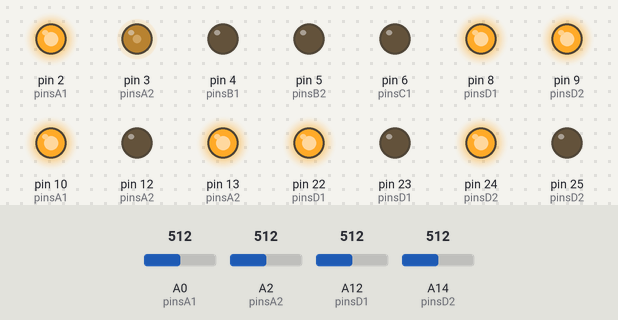
Bench run of a sketch on a simulated Arduino Mega 2560, built with avr-gcc and run on an emulated ATmega2560. Parts: output pins drawn as LEDs (lit = HIGH). Inputs (shaded band) come from the test bench; at power-on: A0 (pinsA1) = 512, A2 (pinsA2) = 512, A14 (pinsD2) = 512, A12 (pinsD1) = 512.

Above: at 1.27 s.
1.3 s: A0 (pinsA1) set to 538
4.3 s: A0 (pinsA1) set to 566
At 6.61 s:
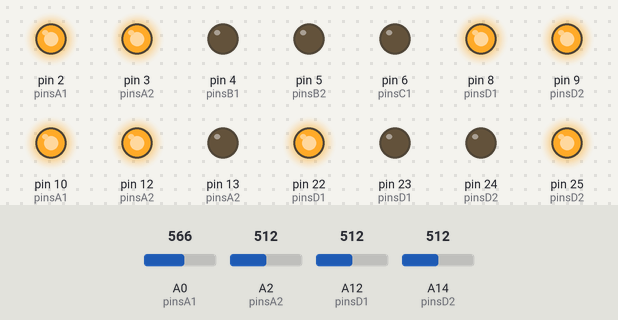
7.3 s: A2 (pinsA2) set to 716
At 8.21 s:
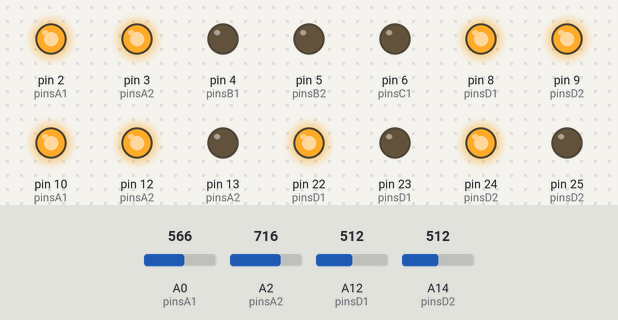
10.3 s: A14 (pinsD2) set to 306
At 12.18 s:
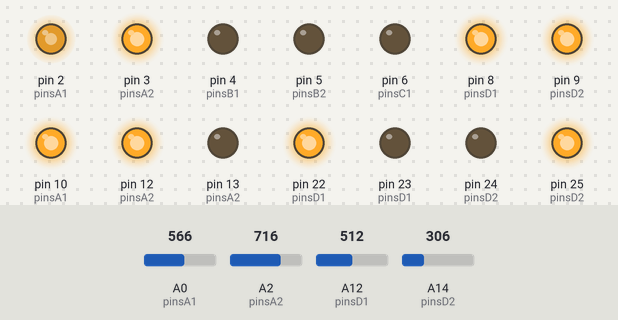
13.3 s: A12 (pinsD1) set to 306
At 13.9 s:
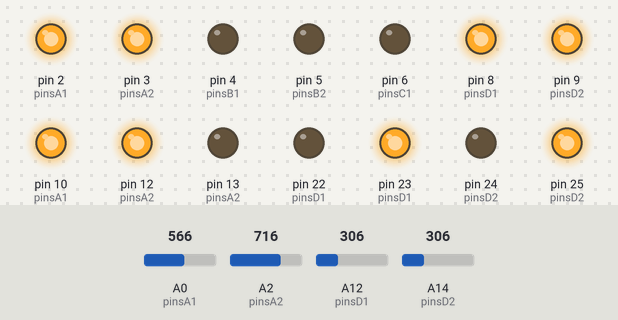
16.3 s: A2 (pinsA2) set to 306
At 17.2 s:
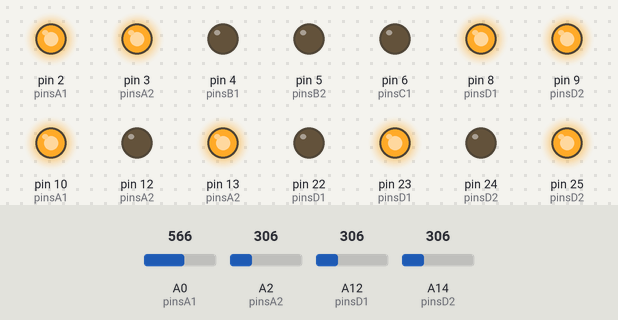
Timing chart, 0 to 20.3 s (numbered marks = the images above; inputs shaded):
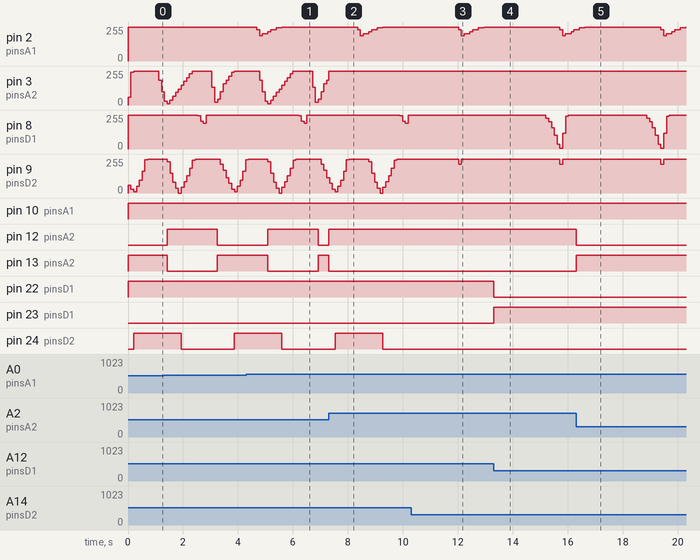

Measured:
- the behaviour switches between 552 and 553 on A0 (pinsA1) (found by bisection; images 0 and 1)
- after the input at 4.3 s, pin 2 (pinsA1): 255/255 → 235/255 after 0.38 s, → 190/255 0.10 s later, → 205/255 0.10 s later, → 220/255 0.20 s later, … (7 changes in this stretch)
- after the input at 7.3 s, pin 12 (pinsA2): LOW → HIGH after 0.00 s instead of 1.5 s; pin 13 (pinsA2): HIGH → LOW after 0.00 s instead of 1.5 s
- after the input at 10.3 s, pin 24 (pinsD2): stays LOW (without the input it goes to HIGH after 0.91 s); pin 25 (pinsD2): stays HIGH (without the input it goes to LOW after 0.91 s)
- after the input at 13.3 s, pin 22 (pinsD1): HIGH → LOW at once; pin 23 (pinsD1): LOW → HIGH at once
- after the input at 16.3 s, pin 12 (pinsA2): HIGH → LOW at once; pin 13 (pinsA2): LOW → HIGH at once

The sketch:

LegTest.ino
```cpp
#include "RobotLeg.h"

const int pinsA1[4] = {10,11,2,A0};
const int pinsA2[4] = {13,12,3,A2};
const int pinsB1[4] = {14,15,4,A4};
const int pinsB2[4] = {16,17,5,A6};
const int pinsC1[4]= {19,18,6,A8};
const int pinsC2[4]= {20,21,7,A10};
const int pinsD1[4]= {23,22,8,A12};
const int pinsD2[4]= {25,24,9,A14};
const float kA1[3] = {3.0,5.0,0.005}; // PID values, kp, kd, ki
const float kA2[3] = {3.0,5.0,0.005}; // PID values, kp, kd, ki
const float kB1[3] = {3.0,5.0,0.005}; // PID values, kp, kd, ki
const float kB2[3] = {3.0,5.0,0.005}; // PID values, kp, kd, ki
const float kC1[3] = {3.0,5.0,0.005}; // PID values, kp, kd, ki
const float kC2[3] = {3.0,5.0,0.005}; // PID values, kp, kd, ki
const float kD1[3] = {3.0,5.0,0.005}; // PID values, kp, kd, ki
const float kD2[3] = {3.0,5.0,0.005}; // PID values, kp, kd, ki
const float kB[3] = {5.0,1.5,0.00001}; // PID values, kp, kd, ki
const int refsA1[2] = {510,255}; //analog reference for angle 0 and 90 (from the horizontal)
const int refsA2[2] = {510,255};
const int refsB1[2] = {510,255};
const int refsB2[2] = {510,255};
const int refsC1[2] = {510,255}; //analog reference for angle 0 and 90 (from the horizontal)
const int refsC2[2] = {510,255};
const int refsD1[2] = {510,255};
const int refsD2[2] = {510,255};
const int refsA[2] = {510,255};

const int refsA45[2] = {638,383};
const int refsB45[2] = {383,128};
const int refsC45[2] = {383,128};
const int refsD45[2] = {128,383};


RobotLeg * L11;
RobotLeg * L12;
RobotLeg * L21;
RobotLeg * L22;

float leglengths[2] = {50.0,55.0};

unsigned long timer = 0;
unsigned long dt = 100;
unsigned long timer2 = 0;
unsigned long dt2 = 1;

float x0 = 0;
float y0 = 0;
float x = -50;
float y = 50;

String input = "";

//elliptical

float a = 30.0;
float b = 12.0;
float c = 10.0;
float d = 0.0;

float r = 0.5;
float theta = 0;

void setup() {

L11 = new RobotLeg(leglengths,1);
L11 -> create_motors();
L11 -> setup_motors(pinsA1,kB,refsA45,pinsA2,kB,refsA);
L12 = new RobotLeg(leglengths,-1);
L12 -> create_motors();
L12 -> setup_motors(pinsB1,kB,refsB45,pinsB2,kB,refsA);
L21 = new RobotLeg(leglengths,-1);
L21 -> create_motors();
L21 -> setup_motors(pinsC1,kB,refsA45,pinsC2,kB,refsA);
L22 = new RobotLeg(leglengths,-1);
L22 -> create_motors();
L22 -> setup_motors(pinsD1,kB,refsB45,pinsD2,kB,refsA);
Serial.begin(9600);
timer=millis();
timer2=millis();
pinMode(28,OUTPUT);
digitalWrite(28,HIGH);
pinMode(29,OUTPUT);
digitalWrite(29,HIGH);
pinMode(30,OUTPUT);
digitalWrite(30,HIGH);
pinMode(31,OUTPUT);
digitalWrite(31,HIGH);

}

void loop() {

// if(millis()-timer>=dt){
// // r=a*b/(sqrt(a*sin(theta)*a*sin(theta)+b*cos(theta)*b*cos(theta)));
// timer=millis();
// d=d+r;
// if(d>=5){
// r=-r;
// }
// if(d<=-25){
// r=-r;
// }
// }


// if(Serial.available()>0){

// d=Serial.parseInt()*1.0;

// }


if(millis()-timer>=dt){


r=a*b/sqrt(b*sin(theta)*b*sin(theta)+a*cos(theta)*a*cos(theta));
theta=(theta*4068/71)-c;
timer=millis();
theta=theta*71/4068;


}

if(millis()-timer2>=dt2){

timer2=millis();
L11->goToI(x-x0+r*cos(theta),y-y0+r*sin(theta),255);
//L12->goToI(x-x0+r*cos(theta),y-y0+r*sin(theta),255);
//L21->goToI(x-x0+r*cos(theta+180),y-y0+r*sin(theta+180),255);
L22->goToI(x-x0+r*cos(theta+180),y-y0+r*sin(theta+180),255);

}

// L11->goToF(-55,-d,255);
// L12->goToF(55,d,255);
// L21->goToF(-55,-d,255);
// L22->goToF(55,d,255);

}
```

N20SEA.cpp
```cpp
#include "N20SEA.h"

N20SEA::N20SEA(){

}

N20SEA::~N20SEA()
{
    //dtor
}

int N20SEA::sval2(){

int s2 = analogRead(_senspin);
return s2;

}

int N20SEA::torque(){

int r = 5*(sval() - sval2());
return r;

}

float N20SEA::setKgradB(){ //transformation constant from degrees to values.

  _kgradB=float((_ref_90B-_ref_0B)/90.0);
  return _kgradB;

}

void N20SEA::assigntorquesens(int i){

  _senspin = i;
  pinMode(_senspin,INPUT);

}

void N20SEA::setrefsB(int refs[2]){

_ref_0B=refs[0];
_ref_90B=refs[1];

}
```

N20SEA.h
```cpp
#ifndef N20SEA_h
#define N20SEA_h

#include "N20Servo.h"

class N20SEA : public N20Servo {

  public:

  N20SEA();
  ~N20SEA();
  void assigntorquesens(int i);
  int torque();
  void setrefsB(int refs[2]);
  float setKgradB();
  int sval2();

  private:

    int _senspin;
    int _ref_0B;
    int _ref_90B;
    float _kgradB;

};

#endif
```

N20Servo.cpp
```cpp
#include "N20Servo.h"


N20Servo::N20Servo()
{

_Kp=0; //pid constants and variables initialization
_Kd=0;
_Ki=0;
_preverror=0;
_thI=8;
Derror=0;
Ierror=0;
_sensval=0;
elapsedtime=0;
currenttime=0;
previoustime=0;


}

void N20Servo::assignpins(int pins [3]){

  _pinA=pins[0];
  _pinB=pins[1];
  _pinpwm=pins[2];
  _pinsens=pins[3];
  pinMode(_pinA,OUTPUT);
  pinMode(_pinB,OUTPUT);
  pinMode(_pinpwm,OUTPUT);
  digitalWrite(_pinA,LOW);
  digitalWrite(_pinB,LOW);
  digitalWrite(_pinpwm,LOW);
  pinMode(_pinsens,INPUT);

}

N20Servo::~N20Servo()
{
    //dtor
}


int N20Servo::readSens(){ //read the analog value of the sensor

	_sensval=analogRead(_pinsens);
	return _sensval;

}

int N20Servo::sval(){ //read the analog value of the sensor

	return _sensval;

}

void N20Servo::act(int pA, int pB, int pow){

	digitalWrite(_pinA,pA);
  digitalWrite(_pinB,pB);
  analogWrite(_pinpwm,pow);

}

void N20Servo::setk(float k [3]){ //assign pid constants

	_Kp=k[0];
  _Kd=k[1];
  _Ki=k[2];

}

float N20Servo::setKgrad(){ //transformation constant from degrees to values.

  _kgrad=float((_ref_90-_ref_0)/90.0);
  return _kgrad;

}

void N20Servo::setrefs(int refs[2]){
  _ref_0=refs[0];
  _ref_90=refs[1];
  setKgrad();
}

void N20Servo::goTo(int target, int maxvel){

  target=int(_kgrad*target)+_ref_0;
  int pos = readSens();
  double error = target-pos;

  currenttime=millis();
  elapsedtime=double(currenttime-previoustime);

  Derror = (error-_preverror)/elapsedtime;
  Ierror +=error*elapsedtime;

  // if(abs(error)<=_thI){
  //   Ierror=0;
  // }
  // if (error==0){
  //   Ierror=0;
  // }
  //   if (_preverror>0 && error<0 || error>0 && _preverror<0){
  //   Ierror=0;
  // }

  // Serial.print("error: ");
  // Serial.println(error);
  // Serial.print("Derror: ");
  // Serial.println(Derror);
  // Serial.print("Ierror: ");
  // Serial.println(Ierror);

  double pow=int(_Kp*error)+int(_Kd*Derror)+int(_Ki*Ierror);

  _preverror=error;
  previoustime=currenttime;

  pow=constrain(pow,-maxvel,maxvel);
  pow=int(pow);

  if(pow>0){ //direction
    act(1,0,pow);
  }
  else{
    act(0,1,-pow);
  }

}
```

N20Servo.h
```cpp
#ifndef N20Servo_h
#define N20Servo_h

#include "Arduino.h"


class N20Servo
{

    public:

    N20Servo();
    ~N20Servo();
    void setk(float k [3]);
    int readSens(); //reads the sensor
    int sval();
    void assignpins(int pins [4]); //setup pins
    void act(int pA, int pB, int pow); //actuates
    void goTo(int target, int maxvel); //go to angle with maxvel in pwm
    void setrefs(int refs [2]); //refs for 90 and 0 degrees
    float setKgrad();
    unsigned long SR;

    private:

      int _sensval;
      int _pinA;
      int _pinB;
      int _pinpwm;
      int _pinsens;
      float _Kp;
      float _Kd;
      float _Ki;
      double _preverror;
      int Ierror;
      int Derror;
      int _ref_0;
      int _ref_90;
      float _kgrad;
      float _thI;
      unsigned long currenttime;
      unsigned long previoustime;
      double elapsedtime;

};

#endif //N20Servo_H
```

RobotLeg.cpp
```cpp
#include "RobotLeg.h"
#include "N20Servo.h"

RobotLeg::RobotLeg(float lengths [2], int side)
{

  _MA = (N20Servo *) malloc(sizeof(N20Servo *));
  _MA = (N20Servo *) malloc(sizeof(N20Servo *));
  _a1=lengths[0];
  _a2=lengths[1];
  _side=side;

}

RobotLeg::~RobotLeg()
{
    //dtor
}

void RobotLeg::create_motors(){

  _MA = new N20Servo();
  _MB = new N20Servo();

}

void RobotLeg::setup_motors(int A_pins[4],float A_ks[3],int A_refs[2],int B_pins[4],float B_ks[3],int B_refs[2]){

  _MA->assignpins(A_pins);
  _MA->setk(A_ks);
  _MA->setrefs(A_refs);
  _MB->assignpins(B_pins);
  _MB->setk(B_ks);
  _MB->setrefs(B_refs);

}

void RobotLeg::goToF(float q1, float q2, int pwm){
    _q1=q1;
    _q2=q2;
    _MA->goTo(q1,pwm);
    _MB->goTo(q2,pwm);
}

void RobotLeg::goToI(float x, float y, int pwm){

float q2=acos((x*x+y*y-_a1*_a1-_a2*_a2)/(2*_a1*_a2));
float q1=atan2(y,x)-atan2(_a2*sin(q2),_a1+_a2*cos(q2));

q2=q2*4068/71;
q1=q1*4068/71;

// Serial.print("q1: ");
// Serial.println(q1);
// Serial.print("q2: ");
// Serial.println(q2);
// Serial.print("x: " );
// Serial.println(x);
// Serial.print("y: ");
// Serial.println(y);

if(isnan(q1)){
  q1=_q1;
}
if(isnan(q2)){
  q2=_q2;
}

q1=q1-90;
q2=-q2+90;
goToF(q1,q2,pwm);

}

int RobotLeg::getPos(int i){

    if(i==1){
        return _MA->readSens();
    }
    else{
        return _MB->readSens();
    }
}

void RobotLeg::forwardk(float q1,float q2){

q1=q1*71/4068;
q2=q2*71/4068;

float x= 0;
float y= 0;

Serial.println(x);
Serial.println(y);

}
```

RobotLeg.h
```cpp
#ifndef RobotLeg_h
#define RobotLeg_h

#include "N20Servo.h"

class RobotLeg
{

    public:
    N20Servo * _MA;
    N20Servo * _MB;
    RobotLeg(float lengths[2], int side);
    ~RobotLeg();
    void goToF(float q1, float q2, int pwm);
    void goToI(float x, float y, int pwm);
    int getPos(int i);
    void forwardk(float q1, float q2);
    void create_motors();
    void setup_motors(int A_pins[4],float A_ks[3],int A_refs[2],int B_pins[4],float B_ks[3],int B_refs[2]);

    private:

      float _x;
      float _y;
      float _q1;
      float _q2;
      float _a1;
      float _a2;
      int _side;


};

#endif //RobotLeg
```
